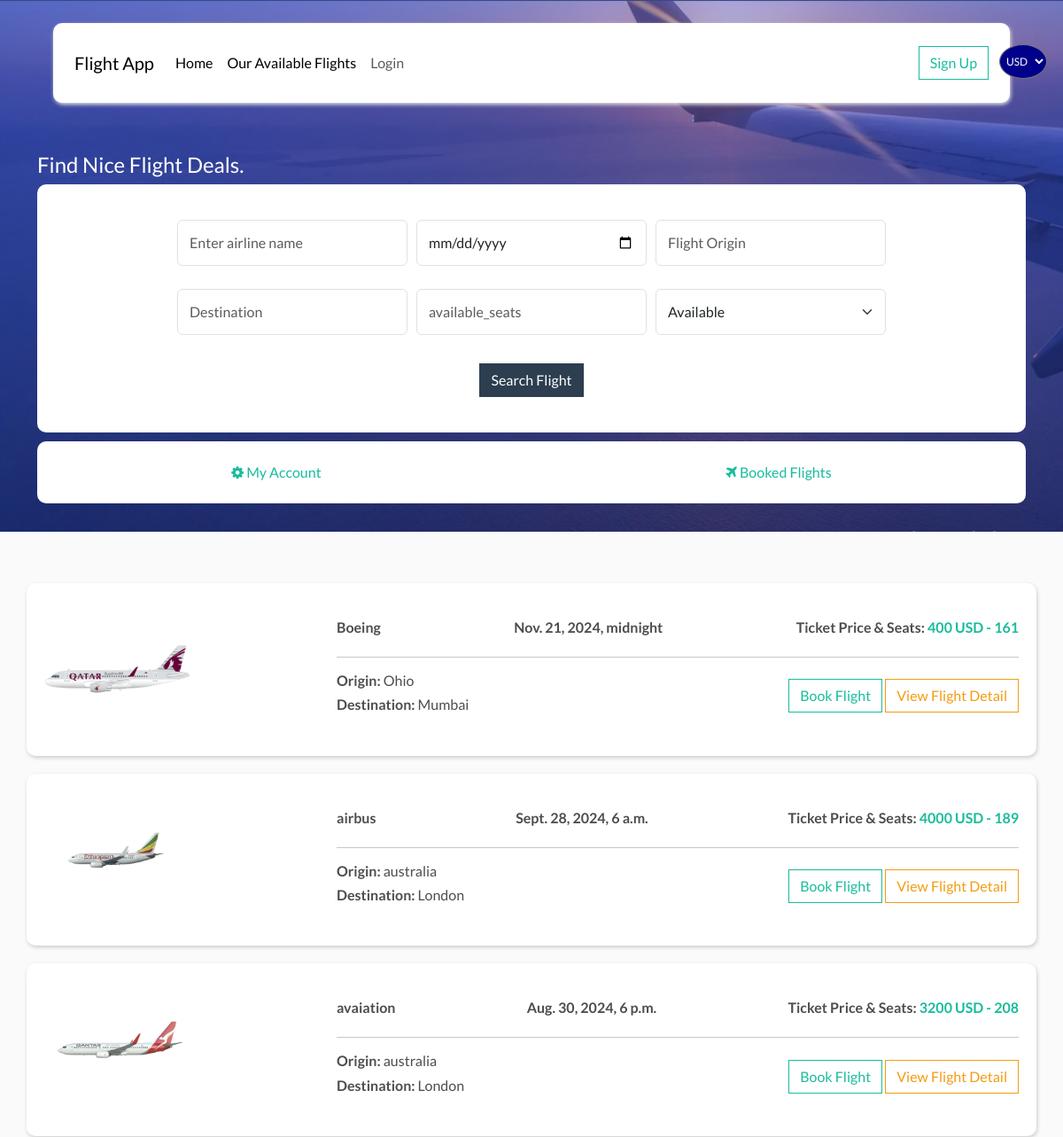
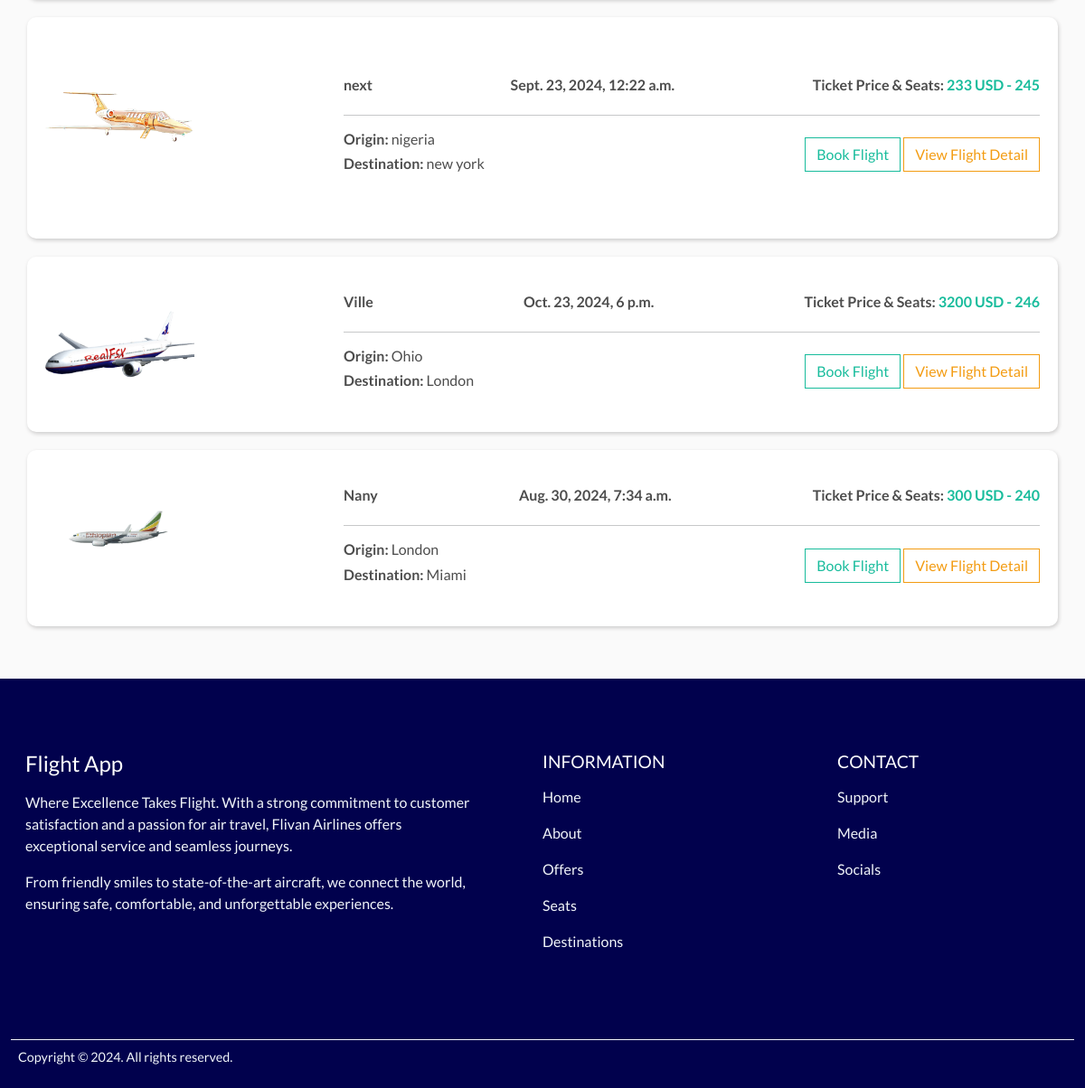
Page /airline on the committed database (2 pictures, top to bottom).
### airline/models.py (models this page shows, shortened)
class Airline(models.Model):
    name = models.CharField(max_length=200)
    price = models.FloatField(max_length=200)
    takeoff_date = models.DateTimeField(null=True, blank=True)
    origin_city = models.CharField(max_length=200, null=True, blank=True)
    destination_city = models.CharField(max_length=200, null=True, blank=True)
    seats_used = models.IntegerField(default=0, null=True, blank=True)
    capacity = models.IntegerField(default=240, null=True, blank=True)
    available_seats = models.IntegerField(default=0, null=True, blank=True)
    takeoff = models.BooleanField(default=False, null=True, blank=True)
    image = models.ImageField(null=True, blank=True)
    @property
    def imageUrl(self):
        try:
            url = self.image.url
        except:
            url = ""
        return url

### airline/views.py (the view)
# urls.py: path('airline', views.airline, name="airline"),
def airline(request):
    airplane = Airline.objects.filter(takeoff=False)
    origin = request.GET.get('origin')
    destination = request.GET.get('destination')
    seats = request.GET.get('seats')
    date = request.GET.get('date')
    flightname = request.GET.get('flightname')
    if origin:
        airplane = airplane.filter(origin_city__icontains=origin)
    if destination:
        airplane = airplane.filter(destination_city__icontains=destination)
    if seats:
        airplane = airplane.filter(available_seats__gte=seats)
    if date:
        date = datetime.strptime(date, '%Y-%m-%d')
        airplane = airplane.filter(takeoff_date__date__lte=date)
    if flightname:
        airplane = airplane.filter(name__icontains=flightname)
    myairlineFilter = airlinefilter(request.GET, queryset=airplane)
    airplanefilter = myairlineFilter.qs
    context = {
        'airplane_context': airplane,
        'myairlineFilterContext': myairlineFilter,
        'airplanes_with_converted_prices': [
            {
                'airplane': each_airplane,
                'converted_price': each_airplane.price * request.session.get('exchange_rate', 1),
                'currency_code': request.session.get('currency_code', 'USD'),
            } for each_airplane in airplanefilter
        ],
    }
    return render(request, 'airline/airline.html', context)

### airline/templates/airline/airline.html (shortened to what this page needs)
{% extends 'airline/base.html' %}
{% load crispy_forms_tags %}
{% load static %}
{% block content %}
<section class="hero2 hero-section container-fluid">
  <div class="hero-container container">
    <h4>Find Nice Flight Deals.</h1>
    <div class="airline-hero-search">
        <form action="" class="airline-hero-form" method="get" >
            <div class="inline-form">
                {{myairlineFilterContext.form|crispy}}
            </div>
            <button type="submit" class="btn btn-primary mt-3">Search Flight</button>
        </form>
    </div>
    <div class="hero-other">
      <div class="hero-my-booking">
          <a href="{% url 'user-details' %}"><i class="fa fa-cog fa-spin"></i></i> My Account</a>
      </div>
      <div class="hero-my-profile">
          <a href="{% url 'booked-flights' %}"><i class="fa fa-plane fa-pulse"></i></i> Booked Flights</a>
      </div>
    </div>
  </div>
</section>
<div class="container mt-5">
    <div class="row">
        {% for item in airplanes_with_converted_prices %}
        {% with eachairplane=item.airplane converted_price=item.converted_price currency_code=item.currency_code %}
        <div class="product-card">
            <div class="product-card-image">
                <img src="{{ eachairplane.imageUrl }}" alt="{{ eachairplane.name }}">
            </div>
            <div class="product-card-info">
                <div class="product-card-top">
                    <h6><strong>{{ eachairplane.name }}</strong></h6>
                    <h6><strong>{{ eachairplane.takeoff_date }}</strong></h6>
                    <h6><strong> Ticket Price & Seats: <span class="text-success">{{ converted_price|floatformat:0 }} {{ currency_code }} - {{ eachairplane.available_seats }}</span></strong></h6>
                </div>
                <hr>
                <div class="product-card-details">
                    <div class="product-card-destination">
                        <h6><strong>Origin:</strong> {{ eachairplane.origin_city }}</h6>
                        <h6><strong>Destination:</strong> {{ eachairplane.destination_city }}</h6>
                    </div>
                    <div class="product-card-buttons">
                        <a data-product="{{ eachairplane.id }}" data-action="add-to-cart" class="btn btn-outline-success action-btn-clicked">Book Flight</a>
                        <a href="{% url 'view-airline-details' eachairplane.id %}" class="btn btn-outline-warning">View Flight Detail</a>
                    </div>
                </div>
            </div>
        </div>
        {% endwith %}
    {% endfor %}
    </div>
</div>
{% endblock %}

### airline/templates/airline/base.html (shortened to what this page needs)
{% load static %}
<!DOCTYPE html>
<html lang="en">
    <head>
        <link href="https://cdn.jsdelivr.net/npm/bootstrap@5.3.3/dist/css/bootstrap.min.css" rel="stylesheet">
        <link rel="stylesheet" type="text/css" href="https://bootswatch.com/5/flatly/bootstrap.min.css">
        <link rel="stylesheet" href="https://cdnjs.cloudflare.com/ajax/libs/font-awesome/4.7.0/css/font-awesome.min.css">
        <link rel="stylesheet" type="text/css" href="{% static 'css/importedstyles.css' %}">
        <link rel="stylesheet" type="text/css" href="{% static 'css/styles.css' %}">
    </head>
    <body>
        {% include 'airline/navbar.html' %}
        <div class="currency-selector-box">
            <form action="{% url 'set_currency' %}" method="get" class="currency-selector">
                <select name="currency" onchange="this.form.submit()">
                    <option value="USD" {% if currency_code == 'USD' %}selected{% endif %}>USD</option>
                </select>
            </form>
        </div>
            {% block content %}
            {% endblock content %}
        {% include 'airline/footer.html' %}
    </body>
</html>

### airline/templates/airline/navbar.html (shortened to what this page needs)
{% load static %}
<nav class="navbar navbar-expand-lg bg-body-light" id="mainnavbar">
    <div class="container p-4">
      <a class="navbar-brand"  href="{% url 'index' %}">Flight App</a>
      <div class="collapse navbar-collapse" id="navbarScroll">
        <ul class="navbar-nav me-auto my-2 my-lg-0 navbar-nav-scroll" style="--bs-scroll-height: 400px;">
            <li class="nav-item">
                <a class="nav-link active" aria-current="page"  href="{% url 'index' %}" >Home</a>
            </li>
            <li class="nav-item">
                <a class="nav-link active" aria-current="page" href="{% url 'airline' %}" >Our Available Flights</a>
            </li>
            {% if user.is_authenticated %}
            <!-- <li class="nav-item">
              <a class="nav-link"  href="{% url 'book-airline' %}">Complete Booking</a>
            </li> -->
            <li class="nav-item">
                <a class="nav-link"  href="{% url 'booked-flights' %}">Booked Flights</a>
            </li>
            <li class="nav-item">
                <a class="nav-link"  href="{% url 'user-details' %}">My Account</a>
            </li>
            {% elif not user.is_authenticated %}
            <li class="nav-item">
                <a class="nav-link"  href="{% url 'login' %}" >Login</a>
            </li>
            {% endif %}
        </ul>
        <form class="d-flex" role="search">
          {% if not user.is_authenticated %}
          <a href="{% url 'register' %}" class="btn btn-outline-success" type="submit">Sign Up</a>
          {% endif %}
        </form>
      </div>
    </div>
  </nav>

### airline/templates/airline/footer.html (shortened to what this page needs)
<footer class="footer mt-5 container-fluid">
    <div class="section__container footer__container">
        <div class="footer__col">
        <h3>Flight App</h3>
        <p>
            Where Excellence Takes Flight. With a strong commitment to customer
            satisfaction and a passion for air travel, Flivan Airlines offers
            exceptional service and seamless journeys.
        </p>
        <p>
            From friendly smiles to state-of-the-art aircraft, we connect the
            world, ensuring safe, comfortable, and unforgettable experiences.
        </p>
        </div>
        <div class="footer__col">
        <h4>INFORMATION</h4>
        <p>Home</p>
        <p>About</p>
        <p>Offers</p>
        <p>Seats</p>
        <p>Destinations</p>
        </div>
        <div class="footer__col">
        <h4>CONTACT</h4>
        <p>Support</p>
        <p>Media</p>
        <p>Socials</p>
        </div>
    </div>
    <div class="section__container footer__bar">
        <p>Copyright © 2024. All rights reserved.</p>
    </div>
    </footer>

### static/css/importedstyles.css (style rules this page uses)
:root { --primary-color: #3d5cb8; --primary-color-dark: #334c99; --text-dark: #0f172a; --text-light: #64748b; --extra-light: #f1f5f9; --white: #ffffff; --max-width: 1200px; }
* { padding: 0; margin: 0; box-sizing: border-box; }
.section__container { max-width: var(--max-width); margin: auto; padding: 5rem 1rem; }
a { text-decoration: none; }
.footer { background-color: rgb(1, 1, 77); z-index: 1; }
.footer__container { display: grid; grid-template-columns: 2fr repeat(2, 1fr); gap: 5rem; }
.footer__col h3 { font-size: 1.5rem; font-weight: 500; color: var(--white); margin-bottom: 1rem; }
.footer__col h4 { font-size: 1.2rem; font-weight: 500; color: var(--white); margin-bottom: 1rem; }
.footer__col p { color: var(--extra-light); margin-bottom: 1rem; cursor: pointer; transition: 0.3s; }
.footer__bar { padding: 0.5rem; display: flex; align-items: center; justify-content: space-between; gap: 1rem; border-top: 1px solid var(--extra-light); }
.footer__bar p { font-size: 0.9rem; color: var(--extra-light); }
body { background-color: hsl(0, 0%, 98%); }
h1,h2,h3,h4,h5,h6 { color:hsl(0, 0%, 30%); }
.btn { border-radius: 0; }
.navbar .container { border-radius: 10px ; height: 90px; background-color: white; }

### static/css/styles.css (style rules this page uses)
* { padding: 0; scroll-behavior: smooth; margin: 0 }
body { display: flex; flex-direction: column; justify-content: center; align-items: center; position: relative; }
.currency-selector-box { display: flex; justify-content: center; align-items: center; position: absolute; width: 70px; background: transparent; top : 50px; right: 10px; z-index: 30; }
.currency-selector-box select { padding: 10px 3px; border-radius: 50%; font-size: 12px; color: #fff; background-color: darkblue; }
#mainnavbar { position: absolute!important; top: 10px; width: 90%; z-index: 4; }
.navbar .container { box-shadow: 1px 2px 4px rgb(227, 226, 226)!important; }
.hero-section { background-image: url(../images/bgflight.PNG); height: 600px!important; background-position: center; background-size: cover; position: relative; display: flex; justify-content: center; align-items: center; }
.hero-container { width: 100%; z-index: 3; margin-top: 140px; position: relative; }
.hero-container h4 { color: #fff; }
.hero-other { height: 70px; background-color: white; border-radius: 10px; display: flex; justify-content: center; align-items: center; }
.hero-my-booking { width: 50%; }
.airline-hero-search { background-color: #fff; padding: 40px; display: flex; justify-content: center; align-items: center; margin-bottom: 10px; border-radius: 10px; }
.airline-hero-search form input, .airline-hero-search form select { width: 260px; padding: 13px; }
.airline-hero-form { display: flex; justify-content: center; align-items: center; flex-direction: column; }
.product-card { margin: 10px 0; background-color: #fff; display: flex; justify-content: space-between; align-items: center; padding: 40px 20px; border-radius: 10px; box-shadow: 1px 2px 4px rgb(205, 204, 204); }
.product-card-image { width: 30%; }
.product-card-image img { width: 50%; }
.product-card-info { width: 70%; }
.product-card-top { display: flex; justify-content: space-between; align-items: center; }
.product-card-details { display: flex; justify-content: space-between; align-items: center; }

### airline/templates/airline/airline.html (style rules this page uses)
.inline-form { display: flex; flex-wrap: wrap; gap: 10px; align-items: center; justify-content: center; }

### rows in the picture
Airline: airplane.imageUrl (picture), airplane.name "Boeing", airplane.takeoff_date "Nov. 21, 2024, midnight", converted_price "400", currency_code "USD", airplane.available_seats "161", airplane.origin_city "Ohio", airplane.destination_city "Mumbai"
Airline: airplane.imageUrl (picture), airplane.name "airbus", airplane.takeoff_date "Sept. 28, 2024, 6 a.m.", converted_price "4000", currency_code "USD", airplane.available_seats "189", airplane.origin_city "australia", airplane.destination_city "London"
Airline: airplane.imageUrl (picture), airplane.name "avaiation", airplane.takeoff_date "Aug. 30, 2024, 6 p.m.", converted_price "3200", currency_code "USD", airplane.available_seats "208", airplane.origin_city "australia", airplane.destination_city "London"
Airline: airplane.imageUrl (picture), airplane.name "next", airplane.takeoff_date "Sept. 23, 2024, 12:22 a.m.", converted_price "233", currency_code "USD", airplane.available_seats "245", airplane.origin_city "nigeria", airplane.destination_city "new york"
Airline: airplane.imageUrl (picture), airplane.name "Ville", airplane.takeoff_date "Oct. 23, 2024, 6 p.m.", converted_price "3200", currency_code "USD", airplane.available_seats "246", airplane.origin_city "Ohio", airplane.destination_city "London"
Airline: airplane.imageUrl (picture), airplane.name "Nany", airplane.takeoff_date "Aug. 30, 2024, 7:34 a.m.", converted_price "300", currency_code "USD", airplane.available_seats "240", airplane.origin_city "London", airplane.destination_city "Miami"
